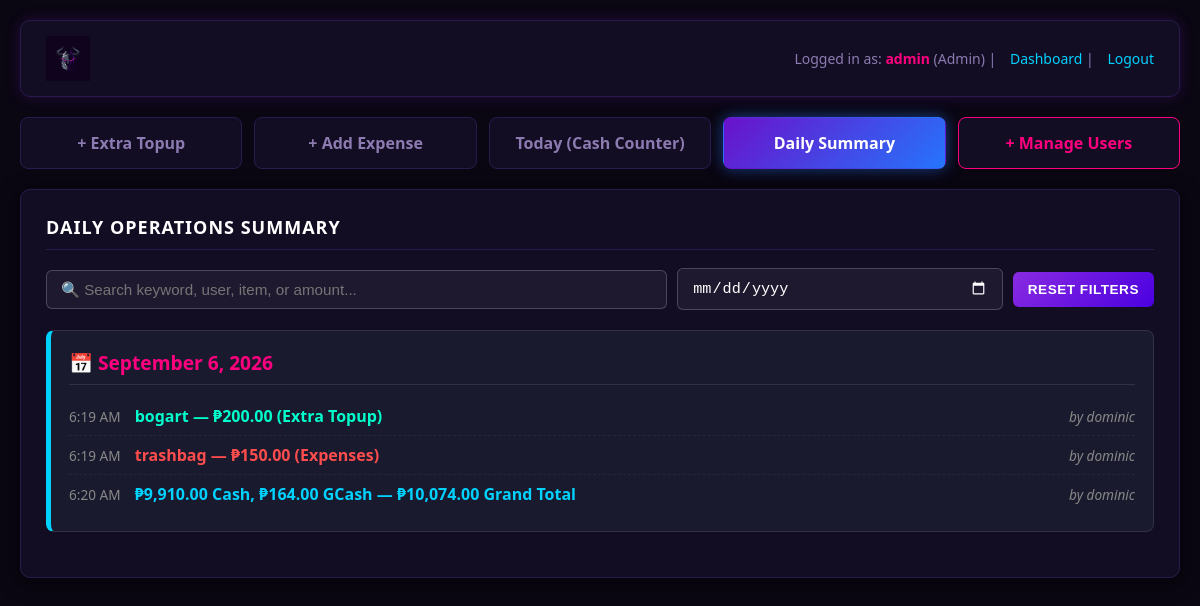
The app's page /summary.php (signed in) with its own data.
### tables this page shows
CREATE TABLE `balance_logs` (
  `id` int(11) NOT NULL,
  `date_time` datetime DEFAULT current_timestamp(),
  `account_name` varchar(100) NOT NULL,
  `topup_added` decimal(10,2) NOT NULL,
  `payment_method` varchar(50) NOT NULL,
  `notes` varchar(255) DEFAULT NULL,
  `logged_by` varchar(50) NOT NULL
);

CREATE TABLE `expense_logs` (
  `id` int(11) NOT NULL,
  `date_time` datetime DEFAULT current_timestamp(),
  `item_name` varchar(100) NOT NULL,
  `amount` decimal(10,2) NOT NULL,
  `notes` varchar(255) DEFAULT NULL,
  `logged_by` varchar(50) NOT NULL
);

CREATE TABLE `cash_counter_logs` (
  `id` int(11) NOT NULL,
  `date_time` datetime DEFAULT current_timestamp(),
  `c1000` int(11) DEFAULT 0,
  `c500` int(11) DEFAULT 0,
  `c200` int(11) DEFAULT 0,
  `c100` int(11) DEFAULT 0,
  `c50` int(11) DEFAULT 0,
  `c20` int(11) DEFAULT 0,
  `c10` int(11) DEFAULT 0,
  `c5` int(11) DEFAULT 0,
  `c1` int(11) DEFAULT 0,
  `grand_total` decimal(10,2) NOT NULL,
  `logged_by` varchar(50) NOT NULL,
  `gcash` decimal(10,2) DEFAULT 0.00
);

### summary.php (the view, shortened to what this page needs)
<?php
require 'db.php';
$logged_user = $_SESSION['username'];
$user_role   = $_SESSION['role'] ?? 'staff';
$balances = $pdo->query("SELECT *, 'topup' AS record_type FROM balance_logs ORDER BY date_time DESC")->fetchAll(PDO::FETCH_ASSOC);
$expenses = $pdo->query("SELECT *, 'expense' AS record_type FROM expense_logs ORDER BY date_time DESC")->fetchAll(PDO::FETCH_ASSOC);
$counters = $pdo->query("SELECT *, 'counter' AS record_type FROM cash_counter_logs ORDER BY date_time DESC")->fetchAll(PDO::FETCH_ASSOC);
$all_logs = array_merge($balances, $expenses, $counters);
$daily_summary = [];
foreach ($all_logs as $log) {
    $date_key = date('Y-m-d', strtotime($log['date_time']));
    $date_formatted = date('F j, Y', strtotime($log['date_time']));
    if (!isset($daily_summary[$date_key])) {
        $daily_summary[$date_key] = [
            'formatted_date' => $date_formatted,
            'items' => []
        ];
    }
    $time_str = date('g:i A', strtotime($log['date_time']));
    if ($log['record_type'] === 'expense') {
        $daily_summary[$date_key]['items'][] = [
            'time' => $time_str,
            'type' => 'expense',
            'text' => htmlspecialchars($log['item_name']) . " — ₱" . number_format($log['amount'], 2) . " (Expenses)",
            'logged_by' => $log['logged_by']
        ];
    } elseif ($log['record_type'] === 'topup') {
        $daily_summary[$date_key]['items'][] = [
            'time' => $time_str,
            'type' => 'topup',
            'text' => htmlspecialchars($log['account_name']) . " — ₱" . number_format($log['topup_added'], 2) . " (Extra Topup)",
            'logged_by' => $log['logged_by']
        ];
    } elseif ($log['record_type'] === 'counter') {
        $c1000 = intval($log['c1000'] ?? 0);
        $c500  = intval($log['c500'] ?? 0);
        $c200  = intval($log['c200'] ?? 0);
        $c100  = intval($log['c100'] ?? 0);
        $c50   = intval($log['c50'] ?? 0);
        $c20   = intval($log['c20'] ?? 0);
        $c10   = intval($log['c10'] ?? 0);
        $c5    = intval($log['c5'] ?? 0);
        $c1    = intval($log['c1'] ?? 0);
        $cash_total  = ($c1000 * 1000) + ($c500 * 500) + ($c200 * 200) + ($c100 * 100) + ($c50 * 50) + ($c20 * 20) + ($c10 * 10) + ($c5 * 5) + ($c1 * 1);
        $gcash_total = floatval($log['gcash'] ?? 0);
        $grand_total = floatval($log['grand_total'] ?? ($cash_total + $gcash_total));
        $counter_text = "₱" . number_format($cash_total, 2) . " Cash, ₱" . number_format($gcash_total, 2) . " GCash — ₱" . number_format($grand_total, 2) . " Grand Total";
        $daily_summary[$date_key]['items'][] = [
            'time' => $time_str,
            'type' => 'counter',
            'text' => $counter_text,
            'logged_by' => $log['logged_by']
        ];
    }
}
krsort($daily_summary);
?>
<!DOCTYPE html>
<html>
<head>
    <link rel="stylesheet" type="text/css" href="style.css">
</head>
<body>
    <div class="header">
        <div class="brand-section">
            <img src="heroics-title.png" alt="Heroics Gaming Lounge" class="brand-title" style="height: 45px; width: auto;">
        </div>
        <div class="header-user">
            Logged in as: <b><?= htmlspecialchars($logged_user); ?></b> (<?= ucfirst($user_role) ?>) |
            <a href="index.php">Dashboard</a> |
            <a href="logout.php">Logout</a>
        </div>
    </div>
    <div class="nav-buttons">
        <a href="index.php?tab=balance" class="nav-btn">+ Extra Topup</a>
        <a href="index.php?tab=expense" class="nav-btn">+ Add Expense</a>
        <a href="index.php?tab=today" class="nav-btn">Today (Cash Counter)</a>
        <a href="summary.php" class="nav-btn active">Daily Summary</a>
        <?php if ($user_role === 'admin'): ?>
            <a href="users.php" class="nav-btn" style="border-color: #ff007f; color: #ff007f;">+ Manage Users</a>
        <?php endif; ?>
    </div>
    <div class="box">
        <h3>Daily Operations Summary</h3>
        <div class="search-box">
            <input type="text" id="searchInput" class="search-input" placeholder="🔍 Search keyword, user, item, or amount..." onkeyup="filterSummary()">
            <input type="date" id="datePicker" class="date-picker" onchange="filterSummary()" title="Filter by specific date">
            <button class="btn" onclick="clearFilters()" style="padding: 10px 15px; font-size: 0.85rem;">Reset Filters</button>
        </div>
        <?php if (empty($daily_summary)): ?>
            <p>No activity logged yet.</p>
        <?php else: ?>
            <div id="summaryContainer">
                <?php foreach ($daily_summary as $date_key => $date_group): ?>
                    <div class="day-card" data-date="<?= $date_key ?>" data-formatted-date="<?= strtolower($date_group['formatted_date']) ?>">
                        <h4 class="day-title">📅 <?= $date_group['formatted_date'] ?></h4>
                        <ul class="summary-list">
                            <?php foreach ($date_group['items'] as $item): ?>
                                <li class="summary-item">
                                    <div>
                                        <span style="color: #888; font-size: 0.85rem; margin-right: 10px;"><?= $item['time'] ?></span>
                                        <span class="tag-<?= $item['type'] ?>">
                                            <?= $item['text'] ?>
                                        </span>
                                    </div>
                                    <span class="user-tag">by <?= htmlspecialchars($item['logged_by']) ?></span>
                                </li>
                            <?php endforeach; ?>
                        </ul>
                    </div>
                <?php endforeach; ?>
            </div>
        <?php endif; ?>
    </div>
</body>
</html>

### style.css (style rules this page uses)
:root { --bg-dark: #0a0612; --card-bg: #130d24; --border-color: #2a1b4e; --primary-purple: #8a2be2; --neon-pink: #ff007f; --neon-blue: #00d2ff; --text-light: #e0d6ff; --text-muted: #8c7bb0; }
body { font-family: 'Segoe UI', Tahoma, Geneva, Verdana, sans-serif; margin: 0; padding: 20px; background-color: var(--bg-dark); color: var(--text-light); }
.header { display: flex; justify-content: space-between; align-items: center; background: var(--card-bg); padding: 15px 25px; border-radius: 10px; border: 1px solid var(--border-color); box-shadow: 0 0 15px rgba(138, 43, 226, 0.2); margin-bottom: 20px; }
.brand-section { display: flex; align-items: center; gap: 15px; }
.brand-title { height: 35px; width: auto; }
.header-user { font-size: 14px; color: var(--text-muted); }
.header-user b { color: var(--neon-pink); }
.header-user a { color: var(--neon-blue); text-decoration: none; margin-left: 10px; }
.nav-buttons { display: flex; gap: 12px; margin-bottom: 20px; }
.nav-btn { flex: 1; text-align: center; padding: 14px; background: var(--card-bg); color: var(--text-muted); text-decoration: none; font-weight: bold; border-radius: 8px; border: 1px solid var(--border-color); transition: all 0.3s ease; }
.nav-btn.active { background: linear-gradient(135deg, #6a11cb 0%, #2575fc 100%); color: #fff; border-color: transparent; box-shadow: 0 0 15px rgba(37, 117, 252, 0.5); }
.box { background: var(--card-bg); padding: 25px; border-radius: 10px; border: 1px solid var(--border-color); box-shadow: 0 4px 20px rgba(0, 0, 0, 0.5); margin-bottom: 20px; }
.box h3 { margin-top: 0; color: #fff; text-transform: uppercase; letter-spacing: 1px; font-size: 18px; border-bottom: 1px solid var(--border-color); padding-bottom: 10px; }
input, select { padding: 12px; background: #090514; border: 1px solid var(--border-color); border-radius: 6px; font-size: 14px; color: #fff; width: 100%; box-sizing: border-box; outline: none; transition: border 0.3s ease; }
button.btn { background: linear-gradient(135deg, #8a2be2, #4a00e0); color: white; border: none; padding: 12px 24px; border-radius: 6px; cursor: pointer; font-weight: bold; text-transform: uppercase; letter-spacing: 0.5px; transition: transform 0.2s, box-shadow 0.2s; }

### summary.php (style rules this page uses)
.search-box { display: flex; gap: 10px; margin-bottom: 20px; flex-wrap: wrap; align-items: center; }
.search-input, .date-picker { padding: 10px 14px; background: rgba(255, 255, 255, 0.05); border: 1px solid rgba(255, 255, 255, 0.2); border-radius: 6px; color: #fff; font-size: 0.95rem; }
.search-input { flex: 2; min-width: 200px; }
.date-picker { flex: 1; min-width: 150px; color-scheme: dark; }
.day-card { background: var(--bg-card, #1a1a2e); border: 1px solid rgba(255, 255, 255, 0.1); border-left: 5px solid var(--neon-blue, #00d2ff); border-radius: 8px; padding: 18px; margin-bottom: 20px; }
.day-title { color: var(--neon-pink, #ff007f); font-size: 1.2rem; margin-top: 0; margin-bottom: 12px; border-bottom: 1px solid rgba(255, 255, 255, 0.1); padding-bottom: 8px; }
.summary-list { list-style: none; padding: 0; margin: 0; }
.summary-item { padding: 8px 0; border-bottom: 1px dashed rgba(255, 255, 255, 0.05); display: flex; justify-content: space-between; align-items: center; }
.summary-item:last-child { border-bottom: none; }
.tag-expense { color: #ff4d4d; font-weight: bold; }
.tag-topup { color: #00ffcc; font-weight: bold; }
.tag-counter { color: #00d2ff; font-weight: bold; }
.user-tag { font-size: 0.85rem; color: #888; font-style: italic; }

### records on screen
balance_logs: time "6:19 AM", text "bogart — ₱200.00 (Extra Topup)", logged_by "dominic"
expense_logs: time "6:19 AM", text "trashbag — ₱150.00 (Expenses)", logged_by "dominic"
cash_counter_logs: time "6:20 AM", text "₱9,910.00 Cash, ₱164.00 GCash — ₱10,074.00 Grand Total", logged_by "dominic"

### other values on screen
$logged_user "admin"
$user_role "Admin"
$date_group['formatted_date'] "September 6, 2026"
